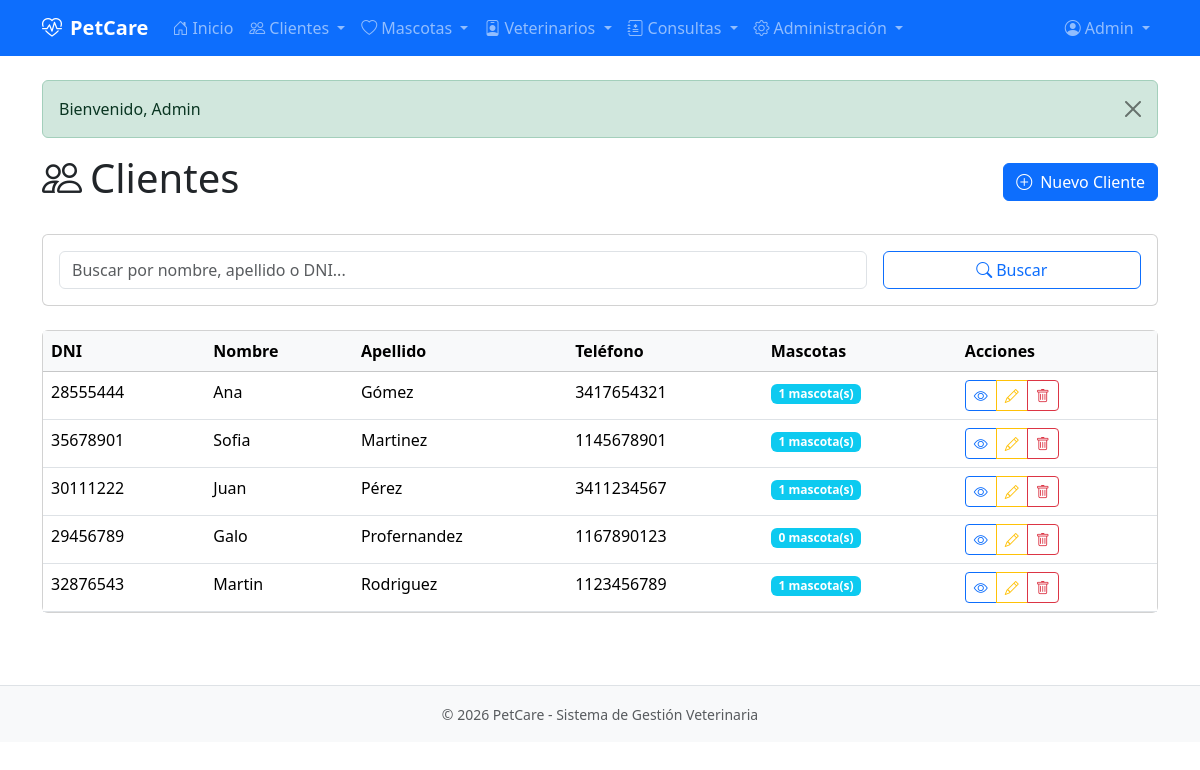
The page /pages/cliente/listar.php (signed in) on the database its author committed.
### tables this page shows
CREATE TABLE usuarios (
    id_usuario INT AUTO_INCREMENT PRIMARY KEY,
    nombre VARCHAR(50) NOT NULL,
    apellido VARCHAR(50) NOT NULL,
    email VARCHAR(100) NOT NULL UNIQUE,
    password VARCHAR(255) NOT NULL,
    telefono VARCHAR(20),
    id_rol INT NOT NULL DEFAULT 3,
    activo TINYINT(1) NOT NULL DEFAULT 1,
    fecha_registro TIMESTAMP DEFAULT CURRENT_TIMESTAMP,
    CONSTRAINT fk_usuarios_roles FOREIGN KEY (id_rol) REFERENCES roles(id_rol)
);

CREATE TABLE clientes (
    id_cliente INT AUTO_INCREMENT PRIMARY KEY,
    dni VARCHAR(15) NOT NULL UNIQUE,
    nombre VARCHAR(50) NOT NULL,
    apellido VARCHAR(50) NOT NULL,
    telefono VARCHAR(20)
);

### includes/auth.php (called while the page is built, shortened)
<?php
function isLoggedIn() {
    return isset($_SESSION['user_id']);
}
function getCurrentUser() {
    $db = getDB();
    $stmt = $db->prepare("SELECT u.*, r.nombre as rol_nombre FROM usuarios u LEFT JOIN roles r ON u.id_rol = r.id_rol WHERE u.id_usuario = ?");
    $stmt->execute([$_SESSION['user_id']]);
    return $stmt->fetch();
}

### includes/functions.php (called while the page is built, shortened)
<?php
function getAllClientes($search = '') {
    $db = getDB();
    $sql = "SELECT * FROM clientes WHERE 1=1";
    $params = [];
    $sql .= " ORDER BY apellido, nombre";
    $stmt = $db->prepare($sql);
    $stmt->execute($params);
    return $stmt->fetchAll();
}

### pages/cliente/listar.php (the view, shortened to what this page needs)
<?php
require_once dirname(__DIR__, 2) . '/includes/auth.php';
require_once dirname(__DIR__, 2) . '/includes/functions.php';
require_once dirname(__DIR__, 2) . '/includes/header.php';
$pageTitle = 'Clientes';
$search = $_GET['search'] ?? '';
$clientes = getAllClientes($search);
?>
<div class="d-flex justify-content-between align-items-center mb-4">
    <h1><i class="bi bi-people me-2"></i><?php echo $pageTitle; ?></h1>
    <a href="<?php echo APP_URL; ?>/pages/cliente/crear.php" class="btn btn-primary">
        <i class="bi bi-plus-circle me-2"></i>Nuevo Cliente
    </a>
</div>
<div class="card mb-4">
    <div class="card-body">
        <form method="GET" class="row g-3">
            <div class="col-md-9">
                <input type="text" class="form-control" name="search" placeholder="Buscar por nombre, apellido o DNI..." value="<?php echo htmlspecialchars($search); ?>">
            </div>
            <div class="col-md-3">
                <button type="submit" class="btn btn-outline-primary w-100"><i class="bi bi-search me-1"></i>Buscar</button>
            </div>
        </form>
    </div>
</div>
<div class="card">
    <div class="card-body p-0">
        <?php if (empty($clientes)): ?>
            <div class="text-center py-5">
                <i class="bi bi-people fs-1 text-muted"></i>
                <p class="text-muted mt-2">No hay clientes registrados</p>
                <a href="<?php echo APP_URL; ?>/pages/cliente/crear.php" class="btn btn-primary">Crear primer cliente</a>
            </div>
        <?php else: ?>
            <div class="table-responsive">
                <table class="table table-hover mb-0">
                    <thead class="table-light">
                        <tr>
                            <th>DNI</th>
                            <th>Nombre</th>
                            <th>Apellido</th>
                            <th>Teléfono</th>
                            <th>Mascotas</th>
                            <th>Acciones</th>
                        </tr>
                    </thead>
                    <tbody>
                        <?php foreach ($clientes as $cliente): ?>
                            <?php
                                $db = getDB();
                                $stmt = $db->prepare("SELECT COUNT(*) FROM mascotas WHERE id_cliente = ?");
                                $stmt->execute([$cliente['id_cliente']]);
                                $mascotasCount = $stmt->fetchColumn();
                            ?>
                            <tr>
                                <td><?php echo htmlspecialchars($cliente['dni']); ?></td>
                                <td><?php echo htmlspecialchars($cliente['nombre']); ?></td>
                                <td><?php echo htmlspecialchars($cliente['apellido']); ?></td>
                                <td><?php echo htmlspecialchars($cliente['telefono'] ?? '-'); ?></td>
                                <td>
                                    <span class="badge bg-info"><?php echo $mascotasCount; ?> mascota(s)</span>
                                </td>
                                <td>
                                    <div class="btn-group btn-group-sm">
                                        <a href="<?php echo APP_URL; ?>/pages/cliente/ver.php?id=<?php echo $cliente['id_cliente']; ?>" class="btn btn-outline-primary" title="Ver">
                                            <i class="bi bi-eye"></i>
                                        </a>
                                        <a href="<?php echo APP_URL; ?>/pages/cliente/editar.php?id=<?php echo $cliente['id_cliente']; ?>" class="btn btn-outline-warning" title="Editar">
                                            <i class="bi bi-pencil"></i>
                                        </a>
                                        <a href="<?php echo APP_URL; ?>/pages/cliente/eliminar.php?id=<?php echo $cliente['id_cliente']; ?>" class="btn btn-outline-danger" title="Eliminar" onclick="return confirm('¿Estás seguro de eliminar este cliente?')">
                                            <i class="bi bi-trash"></i>
                                        </a>
                                    </div>
                                </td>
                            </tr>
                        <?php endforeach; ?>
                    </tbody>
                </table>
            </div>
        <?php endif; ?>
    </div>
</div>
<?php require_once dirname(__DIR__, 2) . '/includes/footer.php'; ?>

### includes/header.php (shortened to what this page needs)
<?php
require_once __DIR__ . '/auth.php';
$user = getCurrentUser();
$currentPage = basename($_SERVER['PHP_SELF']);
?>
<!DOCTYPE html>
<html lang="es">
<head>
    <link href="https://cdn.jsdelivr.net/npm/bootstrap@5.3.2/dist/css/bootstrap.min.css" rel="stylesheet">
    <link href="https://cdn.jsdelivr.net/npm/bootstrap-icons@1.11.1/font/bootstrap-icons.css" rel="stylesheet">
    <link href="<?php echo APP_URL; ?>/assets/css/style.css" rel="stylesheet">
</head>
<body>
    <?php if (isLoggedIn()): ?>
    <nav class="navbar navbar-expand-lg navbar-dark bg-primary">
        <div class="container">
            <a class="navbar-brand fw-bold" href="<?php echo APP_URL; ?>/index.php">
                <i class="bi bi-heart-pulse me-2"></i><?php echo APP_NAME; ?>
            </a>
            <div class="collapse navbar-collapse" id="navbarNav">
                <ul class="navbar-nav me-auto">
                    <li class="nav-item">
                        <a class="nav-link <?php echo $currentPage === 'index.php' ? 'active' : ''; ?>" href="<?php echo APP_URL; ?>/index.php">
                            <i class="bi bi-house-door me-1"></i>Inicio
                        </a>
                    </li>
                    <?php if (in_array($user['rol_nombre'], ['Admin', 'Usuario común'])): ?>
                    <li class="nav-item dropdown">
                        <a class="nav-link dropdown-toggle <?php echo strpos($currentPage, 'cliente') !== false ? 'active' : ''; ?>" href="#" role="button" data-bs-toggle="dropdown">
                            <i class="bi bi-people me-1"></i>Clientes
                        </a>
                    </li>
                    <li class="nav-item dropdown">
                        <a class="nav-link dropdown-toggle <?php echo strpos($currentPage, 'mascota') !== false ? 'active' : ''; ?>" href="#" role="button" data-bs-toggle="dropdown">
                            <i class="bi bi-heart me-1"></i>Mascotas
                        </a>
                    </li>
                    <?php endif; ?>
                    <?php if (in_array($user['rol_nombre'], ['Admin', 'Veterinario'])): ?>
                    <li class="nav-item dropdown">
                        <a class="nav-link dropdown-toggle <?php echo strpos($currentPage, 'veterinario') !== false ? 'active' : ''; ?>" href="#" role="button" data-bs-toggle="dropdown">
                            <i class="bi bi-person-badge me-1"></i>Veterinarios
                        </a>
                    </li>
                    <?php endif; ?>
                    <?php if (in_array($user['rol_nombre'], ['Admin', 'Veterinario', 'Usuario común'])): ?>
                    <li class="nav-item dropdown">
                        <a class="nav-link dropdown-toggle <?php echo strpos($currentPage, 'consulta') !== false ? 'active' : ''; ?>" href="#" role="button" data-bs-toggle="dropdown">
                            <i class="bi bi-journal-medical me-1"></i>Consultas
                        </a>
                    </li>
                    <?php endif; ?>
                    <?php if ($user['rol_nombre'] === 'Admin'): ?>
                    <li class="nav-item dropdown">
                        <a class="nav-link dropdown-toggle <?php echo strpos($currentPage, 'usuario') !== false ? 'active' : ''; ?>" href="#" role="button" data-bs-toggle="dropdown">
                            <i class="bi bi-gear me-1"></i>Administración
                        </a>
                    </li>
                    <?php endif; ?>
                </ul>
                <ul class="navbar-nav ms-auto">
                    <li class="nav-item dropdown">
                        <a class="nav-link dropdown-toggle" href="#" role="button" data-bs-toggle="dropdown">
                            <i class="bi bi-person-circle me-1"></i><?php echo htmlspecialchars($user['nombre']); ?>
                        </a>
                    </li>
                </ul>
            </div>
        </div>
    </nav>
    <?php endif; ?>
    <main class="container py-4">
        <?php if (isset($_SESSION['flash_message'])): ?>
            <div class="alert alert-<?php echo $_SESSION['flash_type'] ?? 'info'; ?> alert-dismissible fade show" role="alert">
                <?php
                    echo $_SESSION['flash_message'];
                ?>
                <button type="button" class="btn-close" data-bs-dismiss="alert"></button>
            </div>
        <?php endif; ?>

### rows shown on the page
usuarios: nombre "Admin"
clientes: dni "28555444", nombre "Ana", apellido "Gómez", telefono "3417654321", mascotasCount "1"
clientes: dni "35678901", nombre "Sofia", apellido "Martinez", telefono "1145678901", mascotasCount "1"
clientes: dni "30111222", nombre "Juan", apellido "Pérez", telefono "3411234567", mascotasCount "1"
clientes: dni "29456789", nombre "Galo", apellido "Profernandez", telefono "1167890123", mascotasCount "0"
clientes: dni "32876543", nombre "Martin", apellido "Rodriguez", telefono "1123456789", mascotasCount "1"

### other values the page prints
APP_NAME "PetCare"
$_SESSION['flash_message'] "Bienvenido, Admin"
$pageTitle "Clientes"
